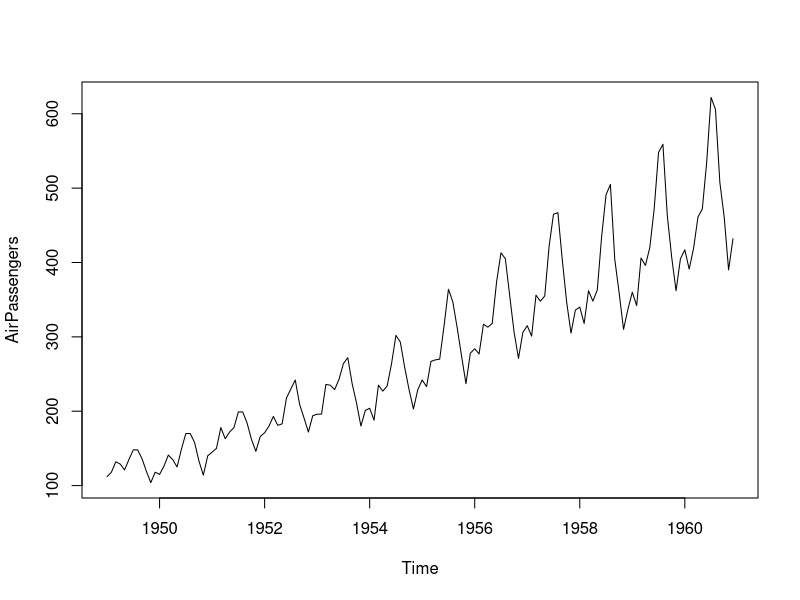
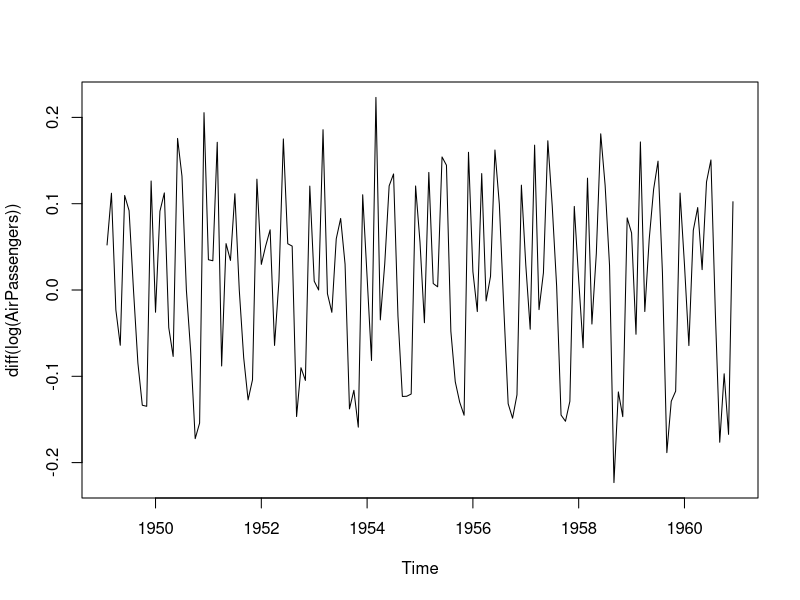
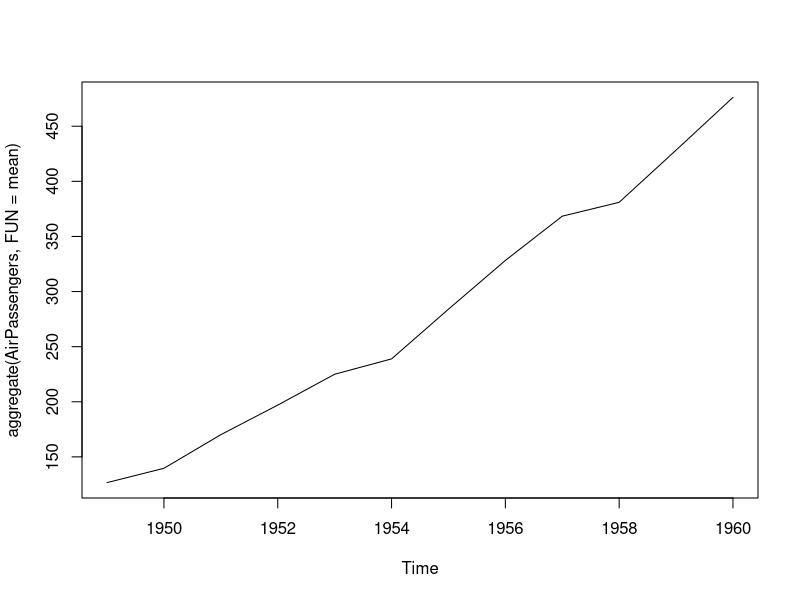
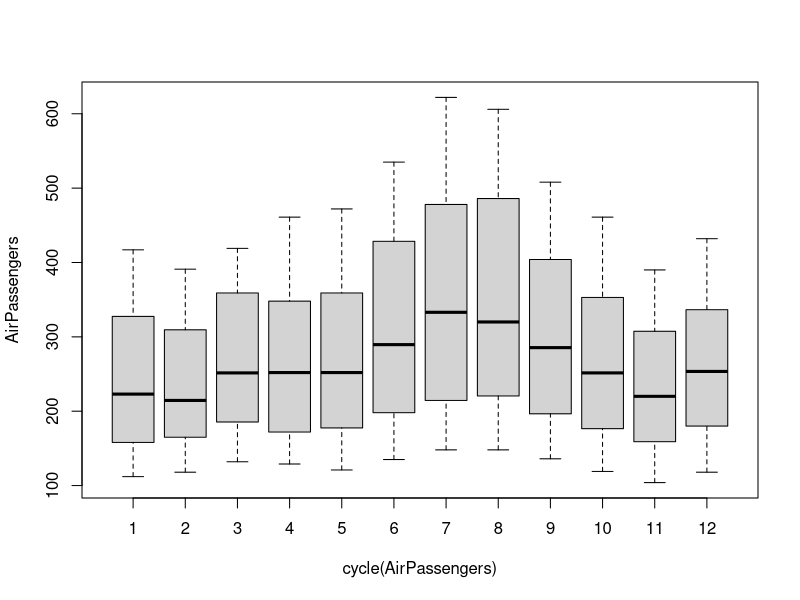
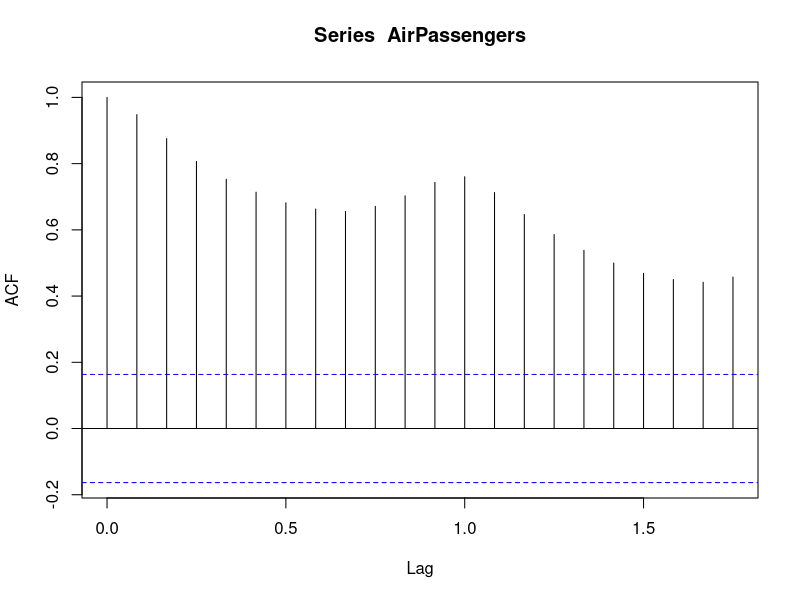
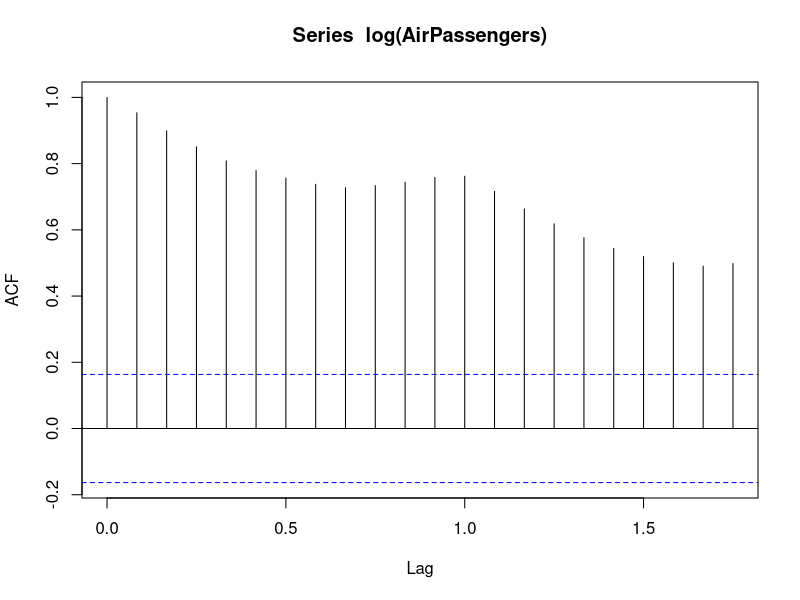
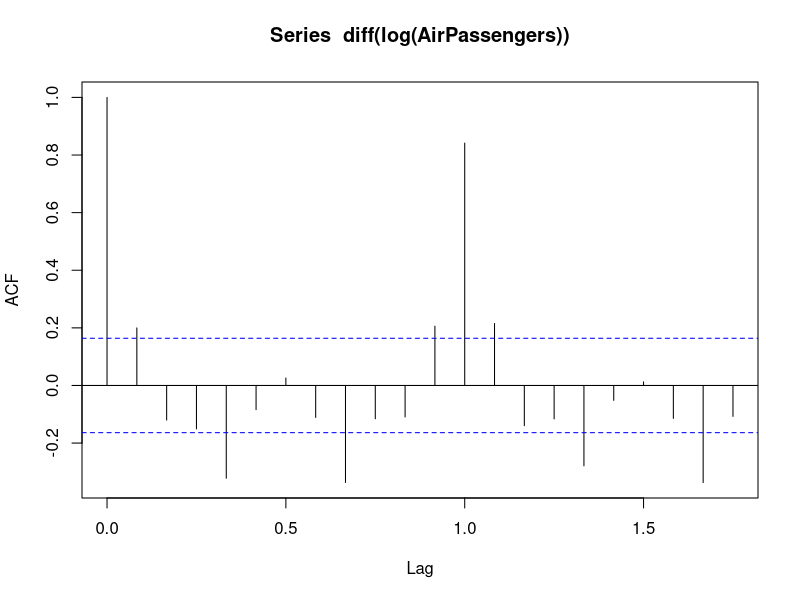
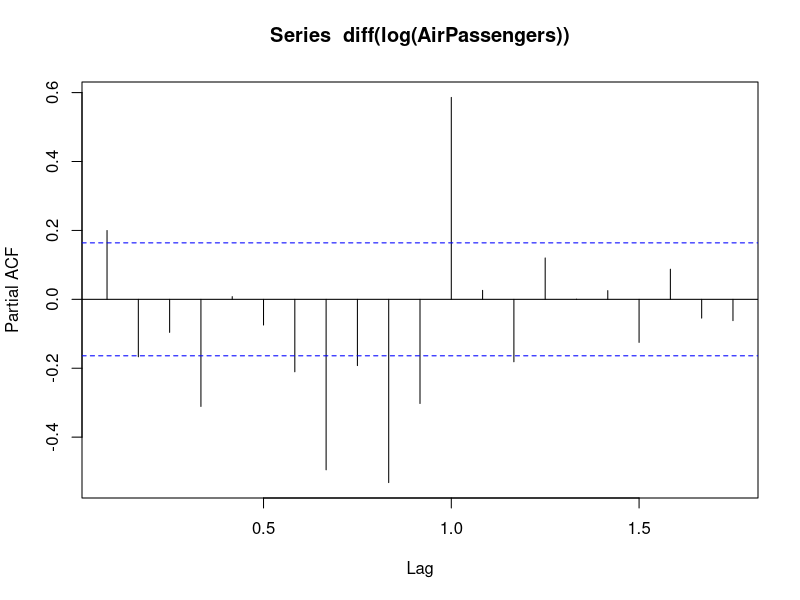

The R script that drew these images, in order:
library(tseries)
library(forecast)
library(caret)

#Load Dataset directly
data(AirPassengers)

#Check class, it should be Time Series (ts)
class(AirPassengers)

#ts(values,start=c(1949,1),end=c(1960,3),frequency=12)

#Check First row
start(AirPassengers)

#Check Last Row
end(AirPassengers)

#Check Frequency (daily, weekly, monthly,quarterly, yearly)
frequency(AirPassengers)

#Check summary stats 
summary(AirPassengers)

#Check length
length(AirPassengers)

#Plot it on chart to inspect 
plot(AirPassengers)
plot(diff(log(AirPassengers)))

#Create a Linear model based on time to see the trend
abline(reg = lm(AirPassengers~time(AirPassengers)))

#Check Cycle
cycle(AirPassengers)

#Plot Average to see it trend (moving upwards)
plot(aggregate(AirPassengers,FUN=mean))

#Check plots according to cycle
boxplot(AirPassengers~cycle(AirPassengers))


#Build Arima

#Augmented Dickey-Fuller Test
adf.test(AirPassengers, alternative="stationary", k=0)
adf.test(diff(log(AirPassengers)), alternative="stationary", k=0)

#It is stationary to do run ARIMA

#Find ACF
acf(AirPassengers)
acf(log(AirPassengers))

acf(diff(log(AirPassengers))) #p term or Lagged 
pacf(diff(log(AirPassengers))) #q term or Moving average

#Diff if need(that is when the chart slowly drops off)
#air_diff = diff(AirPassengers, differences = 1)
#plot(air_diff)

#Choose (p,d,q) (0,1,1) or (1,1,1)

(fit_test <- auto.arima(log(AirPassengers), seasonal = FALSE))
(fit <- arima(log(AirPassengers), c(0, 1, 1),seasonal = list(order = c(0, 1, 1), period = 12)))

#ARIMAX, use xreg = 
#(fit <- arima(log(AirPassengers),xreg = <Columns>, c(0, 1, 1),seasonal = list(order = c(0, 1, 1), period = 12)))

pred_train <- predict(fit, )
pred <- predict(fit, n.ahead = 10*12)


ts.plot(AirPassengers,2.718^pred$pred, lty = c(1,3))
ts.plot(AirPassengers,2.718^pred$pred, log = "y", lty = c(1,3))

RMSE(AirPassengers, pred_train$pred)
